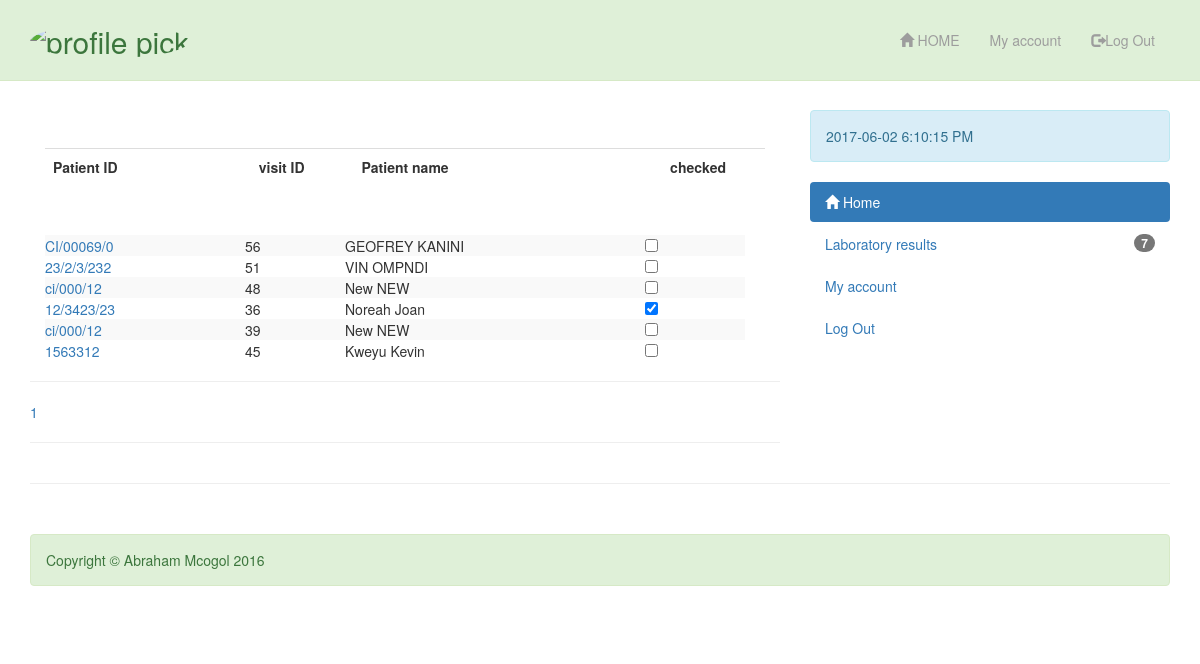
/doctor.php, run on the app's committed database.
### tables this page shows
CREATE TABLE IF NOT EXISTS `visits` (
  `ID` varchar(10) NOT NULL,
  `name` varchar(30) NOT NULL,
  `visit_id` int(10) NOT NULL AUTO_INCREMENT,
  `timestamp` timestamp NOT NULL DEFAULT CURRENT_TIMESTAMP ON UPDATE CURRENT_TIMESTAMP,
  `age` int(3) DEFAULT NULL,
  `bp` varchar(5) DEFAULT NULL,
  `temp` varchar(5) DEFAULT NULL,
  `weight` varchar(5) DEFAULT NULL,
  `height` varchar(5) DEFAULT NULL,
  `symptoms` varchar(300) DEFAULT NULL,
  `notes` varchar(300) DEFAULT NULL,
  `prescription` varchar(50) DEFAULT NULL,
  `test1` varchar(14) DEFAULT NULL,
  `test2` varchar(14) DEFAULT NULL,
  `test3` varchar(14) DEFAULT NULL,
  `result1` varchar(30) DEFAULT NULL,
  `result2` varchar(30) DEFAULT NULL,
  `result3` varchar(30) DEFAULT NULL,
  `labnote` varchar(100) DEFAULT NULL,
  `checkout` int(20) DEFAULT NULL,
  `reception` varchar(14) DEFAULT NULL,
  `nurse` varchar(14) DEFAULT NULL,
  `doctor` varchar(14) DEFAULT NULL,
  `lab` varchar(14) DEFAULT NULL,
  `phermacy` varchar(14) DEFAULT NULL,
  PRIMARY KEY (`visit_id`),
  KEY `visit_id` (`visit_id`)
);

### includes/functions.php (called while the page is built, shortened)
<?php
	include_once('Connections/database_connection.php');
	function find_doctors($page=0, $limit=0){
		global $connection;
		$query = "SELECT * FROM visits WHERE temp IS NOT NULL AND checkout IS NULL ORDER BY timestamp DESC ";
		$visit_set = mysqli_query($connection, $query);
		return $visit_set;
	}

### doctor.php (the view, shortened to what this page needs)
<?php
 require_once('Connections/database_connection.php');
 include_once('includes/functions.php');
?>
<?php
  if(isset($_GET['page'])){
    $current_page = $_GET['page'] - 1;
  }else{
    $current_page = 0;
  }
?>
<!DOCTYPE html>
<html lang="en">
<head>
    <link href="css/bootstrap.min.css" rel="stylesheet">
    <link href="css/small-business.css" rel="stylesheet">
</head>
<body>
    <nav class="navbar navbar-inverse navbar-fixed-top .alert alert-success" style="position:absolute" role="navigation">
        <div class="container">
            <div class="navbar-header">
               <h2>
                <?php
                 if ($_SESSION['image'] == ! null){
                      echo '<img  src="images/staff_profile/'.$_SESSION['image'].'" class="img-circle" alt="profile pick" width="60px" height="60px" >';
                    }else{
                      echo '<img  src="images/staff_profile/404.jpg" class="img-circle" alt="profile pick" width="60px" height="60px" >';
                    }
                ?>
               </h2>
            </div>
            <div style="float:right" class="collapse navbar-collapse" id="bs-example-navbar-collapse-1">
                <ul class="nav navbar-nav">
                    <li><a href="doctor.php"> <span class="glyphicon glyphicon-home"></span> HOME</a></li>
                    <li><a href="account.php">My account</a></li>
                    <li><a href="logout.php"><span class="glyphicon glyphicon-log-out"></span>Log Out </a></li>
                </ul>
            </div>
        </div>
    </nav>
    <div class="container">
        <div class="row">
          <div class="col-md-8">
    <form class="navbar-form">
        <p>&nbsp;</p>
         <form class="navbar-form" >
          <table width="700" class="table">
            <tr>
              <th width="200">Patient ID</th>
              <th width="100">visit ID</th>
              <th width="300">Patient name </th>
              <th width="100">checked</th>
            </tr>
          </table>
          <p>&nbsp;</p>
          <table width="700" border="0" class="table-striped" align="centre">
                 <?php
                    $visit_set = find_doctors(1, $current_page);
                    while($visit = mysqli_fetch_assoc($visit_set)){
                  ?>
                    <tr>
                      <td width="200"><a href="drview.php?visit_id=<?php echo $visit['visit_id']; ?>"> <?php echo ($visit['ID']); ?> </a></td>
                      <td width="100"><?php echo ($visit['visit_id']); ?></td>
                      <td width="300"><?php echo ucwords($visit['name']); ?></td>
                      <td width="100"><input type="checkbox" name="check" id="check"
                      <?php
                            if($visit['prescription']!=null){
                              echo "checked";
                            }
                          ?> ></td>
                    </tr>
                  <?php
                    }
                  ?>
          </table>
        </form>
        <hr>
    <?php
      $pages = ceil(mysqli_num_rows(find_doctors(0, $current_page)) / 20);
      for($page=1;$page<=$pages;$page++){
    ?>
      <a href="doctor.php?page=<?php echo $page?>"><?php echo $page; ?></a>
    <?php
      }
    ?>
    <hr>
          </div>
            <div class="col-md-4">
                <div class="alert alert-info"><?php
                                $t=time();
                                echo(date("Y-m-d g:i:s A",$t));
                                ?>
                </div>
                    <ul class="nav nav-pills nav-stacked">
                      <li class="active"><a href="doctor.php"> <span class="glyphicon glyphicon-home"> </span> Home </a></li>
                      <li><a href="resultset.php">Laboratory results  <span class="badge pull-right">7</span></a></li>
                      <li><a href="account.php">My account</a></li>
                      <li><a href="logout.php">Log Out</a></li>
                    </ul>
            </div>
        </div>
        <hr>
        <footer>
            <div class="row">
                <div class="col-lg-12">
                    <p class="alert alert-success">Copyright &copy; Abraham Mcogol 2016</p>
                </div>
            </div>
        </footer>
    </div>
</body>
</html>

### css/small-business.css (style rules this page uses)
body { padding-top: 70px; }
.navbar-fixed-top .nav { padding: 15px 0; }
footer { padding: 30px 0; }
@media (min-width:768px) { body { padding-top: 100px; } }

### data on the page
visits: ID "CI/00069/0", visit_id "56", name "GEOFREY KANINI"
visits: ID "23/2/3/232", visit_id "51", name "VIN OMPNDI"
visits: ID "ci/000/12", visit_id "48", name "New NEW"
visits: ID "12/3423/23", visit_id "36", name "Noreah Joan", prescription "☑"
visits: ID "ci/000/12", visit_id "39", name "New NEW"
visits: ID "1563312", visit_id "45", name "Kweyu Kevin"
